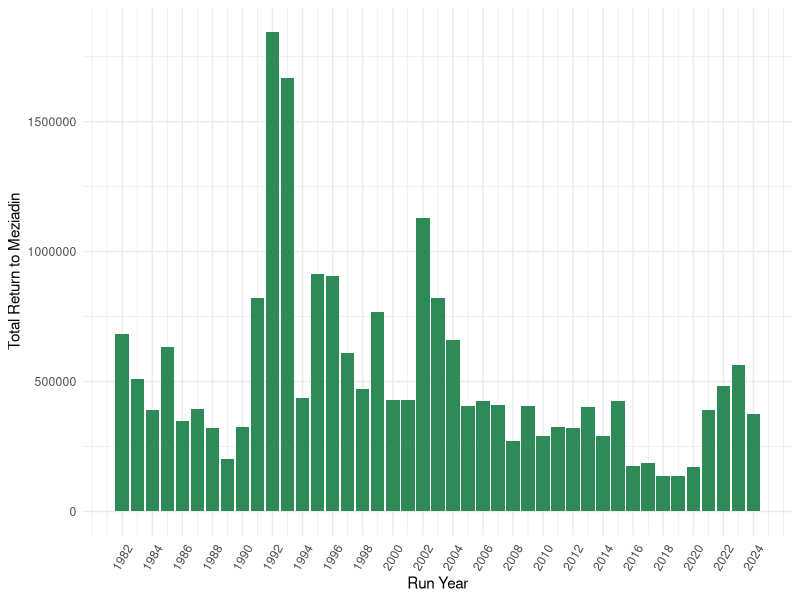
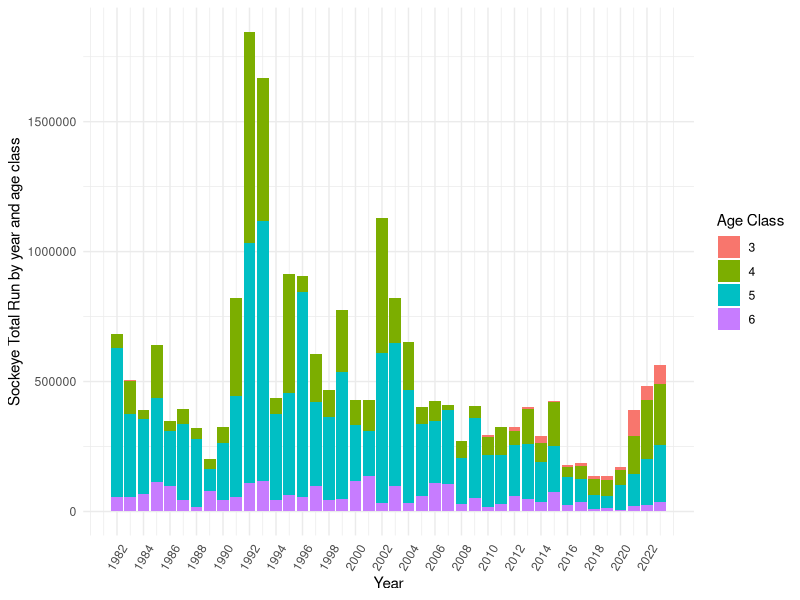
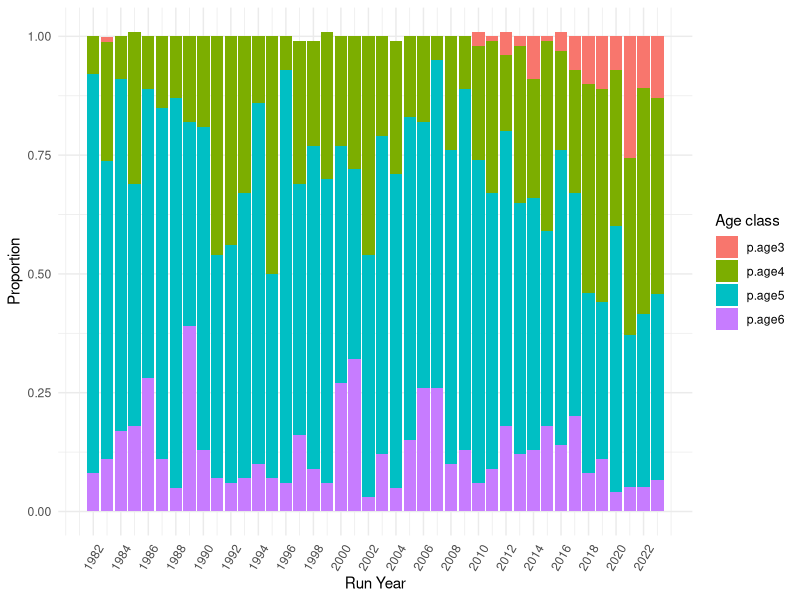

Here is the R script that generated these plots, in order: (Note: this script raises an error after producing the figures.)
# Code to process (1) Meziadin sockeye run by age data and (2) escapement and total return data
# for Meziadin-specific sockeye run forecast using ForecastR
library(tidyverse)

# Read in Meziadin/Nass TE/TR data:
mez_nass_TR_TE <- read_csv("data/nass vs mez TR TE new.csv") %>%
  filter(type == "Total Return") %>%
  drop_na("Meziadin") %>%
  rename(runyear = year)

# Wide format to have total run and escapement as columns
TR_TE_wide <- pivot_wider(mez_nass_TR_TE, names_from = type, values_from = c(Meziadin, Nass)) %>%
  subset(select = -c(`Nass_Total Return`, mez.p, non.mez))

# Read new data (to 2023)
datanew <- read.csv("data/TRTC-Results--Nass-Sockeye_kke.csv") %>%
  filter(CU_Name == "Meziadin") %>%
  subset(select = -c(CU, SpeciesId, T_Idx_E, ExpFactor1, ExpFactor2, AdjSum, ObsE,
                     ExpFactor3, TE, CDN.Harvest, CDN.ER, Q1, Q2, Q3, ER.Indicator,
                     ER.Indicator.Lookup, ER.Source, StatArea, TRTC, Total.Harvest,
                     Total.ER, CU_Name)) %>%
  filter(Year %in% c("2018", "2019", "2020", "2021", "2022", "2023")) %>%
  rename(runyear = Year, `Meziadin_Total Return` = Total.Run)%>%
  mutate(`Meziadin_Total Return` = as.numeric(gsub(",","",`Meziadin_Total Return`)))

# ADD 2024 DATA TO NEW DATA:
runyear <- c(2024)
mez_return <- c(375358)
data24 <- data.frame(runyear, mez_return) %>%
  rename(`Meziadin_Total Return` = mez_return)

datanew <- bind_rows(datanew, data24)

# Merge old and new data (without ages):
all_mezdata <- bind_rows(TR_TE_wide, datanew)

ggplot(all_mezdata, aes(x = runyear, y = `Meziadin_Total Return`)) +
  geom_col(fill = "seagreen")+
  theme_minimal()+
  labs(x = "Run Year", y = "Total Return to Meziadin")+
  scale_x_continuous(breaks = round(seq(min(all_mezdata$runyear), max(all_mezdata$runyear), 
                                        by = 2),1))+
  theme(axis.text.x = element_text(angle = 60, vjust = 0.5))

# Read in Meziadin by age data:
mez_age <- read_csv("data/Mez scale data - Andy.csv") %>%
  rename(runyear = Year)
# new data to 2022
mez_age_2 <- read_csv("data/Mez ages for Andy.csv") %>%
  filter(Year %in% c("2020", "2021", "2022")) %>%
  rename(runyear = Year) %>%
  #add row for 2023 with age percentages using the mean from the last 5y (2018-2022)
  add_row(runyear = 2023, AgeComp = "MeziadinAnnual", RunAge3 = 0.1288244, RunAge4 = 0.4137336, RunAge5 = 0.3906876, RunAge6 = 0.06675444,
          RunAge7 = 0, Total = 1.00)

mez_age <- rbind(mez_age, mez_age_2)

# Merge the two dataframes 
age_mezdata <- merge(all_mezdata, mez_age, by = "runyear") %>%
  subset(select = -c(RunAge7, AgeComp)) %>%
  # add sockeye escapement for each age class (total * percent age)
  # add sockeye total return number for each age class
  mutate("3" = RunAge3*`Meziadin_Total Return`,
         "4" = RunAge4*`Meziadin_Total Return`,
         "5" = RunAge5*`Meziadin_Total Return`,
         "6" = RunAge6*`Meziadin_Total Return`) %>%
  # column name for percentages
  rename(p.age3 = RunAge3, p.age4 = RunAge4, p.age5 = RunAge5, p.age6 = RunAge6)

# Format for plotting
age_mezdata_long <- age_mezdata %>%
  pivot_longer(cols = "3":"6", names_to = "tr_ageclass", values_to = "tr_count") %>%
  rename(`Age Class` = tr_ageclass)

prop_ages <- age_mezdata %>%
  pivot_longer(cols = "p.age3":"p.age6", names_to = "Age class", values_to = "proportion_age")

# Plot total run by year with age classes:
ggplot(age_mezdata_long, aes(x = runyear, y = tr_count, fill = `Age Class`)) +
  geom_col() +
  xlab("Year") +
  ylab("Sockeye Total Run by year and age class") +
  theme_minimal()+
  scale_x_continuous(breaks = round(seq(min(prop_ages$runyear), max(prop_ages$runyear), 
                                        by = 2),1)) +
  theme(axis.text.x = element_text(angle = 60, vjust = 0.5))

# Proportion of age classes by year
ggplot(prop_ages, aes(x = runyear, y = proportion_age, fill = `Age class`))+
  geom_col() +
  theme_minimal() +
  xlab("Run Year") +
  ylab("Proportion")+
  scale_x_continuous(breaks = round(seq(min(prop_ages$runyear), max(prop_ages$runyear), 
                                        by = 2),1)) +
  theme(axis.text.x = element_text(angle = 60, vjust = 0.5))


# FORMATTING FOR FORECASTR ------------------------------------------------


# Format identical to ForecastR example - removing escapement and just include total return data,
# add columns for stock, species etc

mez_forecastr <- age_mezdata_long %>%
  subset(select = -c(p.age3, p.age4, p.age5, p.age6, Total, 
                     `Meziadin_Total Return`)) %>%
  rename(Run_Year = runyear, Age_Class = `Age Class`, Average_Terminal_Run = tr_count) %>%
  #filter(Age_Class != "3") %>% # remove age class 3 (for now..) because lots of zeros for this age class
  mutate(Brood_Year = Run_Year - as.numeric(Age_Class),
         Stock_Name = "Meziadin",
         Stock_Species = "Sockeye",
         Stock_Abundance = "Terminal Run",
         Forecasting_Year = "2025") %>%
  select(Stock_Name, Stock_Species, Stock_Abundance, Forecasting_Year, Run_Year, Brood_Year,
         Age_Class, Average_Terminal_Run) %>%
  mutate(Average_Terminal_Run = ifelse(is.na(Average_Terminal_Run), 0, Average_Terminal_Run))


# remove values from columns 1-4, except for the first row
mez_forecastr <- mez_forecastr %>%
  mutate(
    Stock_Name = ifelse(row_number() == 1, Stock_Name, ""),
    Stock_Species = ifelse(row_number() == 1, Stock_Species, ""),
    Stock_Abundance = ifelse(row_number() == 1, Stock_Abundance, ""),
    Forecasting_Year = ifelse(row_number() == 1, Forecasting_Year, "")
  ) %>%
  mutate(Average_Terminal_Run = replace(Average_Terminal_Run, Average_Terminal_Run==0, 1))

write.csv(mez_forecastr, "~/coastland/nass-data-summaries/data/mez_forecastr.csv", row.names = FALSE)
